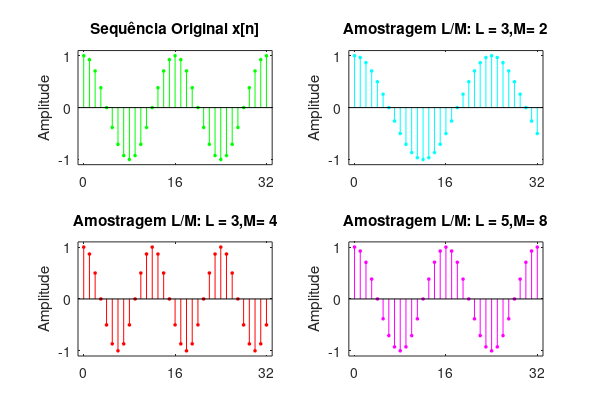

MATLAB code to generate this figure:
 clc
clear all
close all
disp('Processando...')
n = 0:2048; k1 = 256; k2 = k1+32; m = 0:(k2-k1);
Hf1 = figure('units','inches','position',[1,1,6,4],...
'paperunits','inches','paperposition',[0,0,6,4]);
% (a) Sinal Original
x = cos(0.125*pi*n); subplot(2,2,1);
Ha = stem(m,x(m+k1+1),'g','filled'); axis([-1,33,-1.1,1.1]);
set(Ha,'markersize',2); ylabel('Amplitude');
title('Sequência Original x[n]');
set(gca,'xtick',[0,16,32]); set(gca,'ytick',[-1,0,1]);
% (b) Taxa de Conversão 3/2: L= 3, M = 2
L = 3; M = 2; y = resample(x,L,M); subplot(2,2,2);
Hb = stem(m,y(m+k1*L/M+1),'c','filled'); axis([-1,33,-1.1,1.1]);
set(Hb,'markersize',2); ylabel('Amplitude');
title('Amostragem L/M: L = 3,M= 2');
set(gca,'xtick',[0,16,32]); set(gca,'ytick',[-1,0,1]);
% (c) Conversão 3/4: L= 3, M = 4
L = 3; M = 4; y = resample(x,L,M); subplot(2,2,3);
Hc = stem(m,y(m+k1*L/M+1),'r','filled'); axis([-1,33,-1.1,1.1]);
set(Hc,'markersize',2); ylabel('Amplitude');
title('Amostragem L/M: L = 3,M= 4');
set(gca,'xtick',[0,16,32]); set(gca,'ytick',[-1,0,1]);
%xlabel('n', 'fontsize',LF);
% (M) Conversão 5/8: L= 5, M = 8
L = 8; M = 8; y = resample(x,L,M); subplot(2,2,4);
Hd = stem(m,y(m+k1*L/M+1),'m','filled'); axis([-1,33,-1.1,1.1]);
set(Hd,'markersize',2); ylabel('Amplitude');
title('Amostragem L/M: L = 5,M= 8');
set(gca,'xtick',[0,16,32]); set(gca,'ytick',[-1,0,1]);
%xlabel('n', 'fontsize',LF);
disp('Finalizado.')
